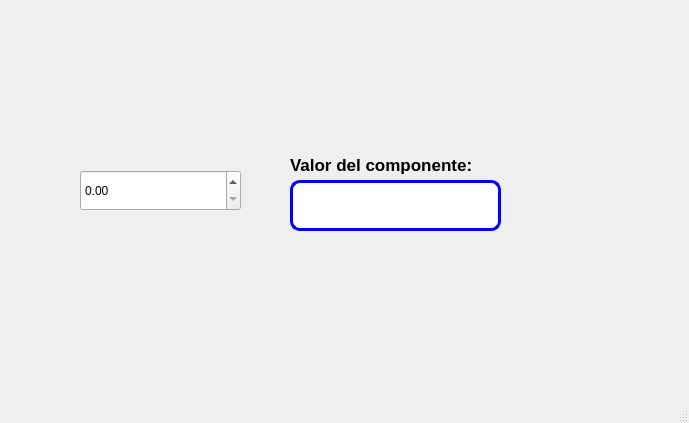
<?xml version="1.0" encoding="UTF-8"?>
<ui version="4.0">
 <class>MainWindow</class>
 <widget class="QMainWindow" name="MainWindow">
  <property name="geometry">
   <rect>
    <x>0</x>
    <y>0</y>
    <width>689</width>
    <height>423</height>
   </rect>
  </property>
  <property name="windowTitle">
   <string>MainWindow</string>
  </property>
  <widget class="QWidget" name="centralwidget">
   <widget class="QLabel" name="label">
    <property name="geometry">
     <rect>
      <x>290</x>
      <y>150</y>
      <width>211</width>
      <height>31</height>
     </rect>
    </property>
    <property name="font">
     <font>
      <pointsize>13</pointsize>
     </font>
    </property>
    <property name="text">
     <string>&lt;html&gt;&lt;head/&gt;&lt;body&gt;&lt;p&gt;&lt;span style=&quot; font-weight:600;&quot;&gt;Valor del componente:&lt;/span&gt;&lt;/p&gt;&lt;/body&gt;&lt;/html&gt;</string>
    </property>
   </widget>
   <widget class="QLineEdit" name="lineEdit">
    <property name="geometry">
     <rect>
      <x>290</x>
      <y>180</y>
      <width>211</width>
      <height>51</height>
     </rect>
    </property>
    <property name="font">
     <font>
      <pointsize>11</pointsize>
     </font>
    </property>
    <property name="styleSheet">
     <string notr="true">border: 3px solid blue;
border-radius:10px</string>
    </property>
    <property name="text">
     <string/>
    </property>
   </widget>
   <widget class="QDoubleSpinBox" name="doubleSpinBox">
    <property name="geometry">
     <rect>
      <x>80</x>
      <y>170</y>
      <width>161</width>
      <height>41</height>
     </rect>
    </property>
   </widget>
   <widget class="QLabel" name="label_3">
    <property name="geometry">
     <rect>
      <x>0</x>
      <y>0</y>
      <width>171</width>
      <height>51</height>
     </rect>
    </property>
    <property name="text">
     <string/>
    </property>
    <property name="pixmap">
     <pixmap>../../../3D Objects/UAT.png</pixmap>
    </property>
    <property name="scaledContents">
     <bool>true</bool>
    </property>
   </widget>
   <widget class="QLabel" name="label_4">
    <property name="geometry">
     <rect>
      <x>530</x>
      <y>0</y>
      <width>161</width>
      <height>51</height>
     </rect>
    </property>
    <property name="text">
     <string/>
    </property>
    <property name="pixmap">
     <pixmap>../../../3D Objects/facultad_ingenieria_tampico.png</pixmap>
    </property>
    <property name="scaledContents">
     <bool>true</bool>
    </property>
   </widget>
   <widget class="QLabel" name="label_2">
    <property name="geometry">
     <rect>
      <x>580</x>
      <y>290</y>
      <width>91</width>
      <height>81</height>
     </rect>
    </property>
    <property name="font">
     <font>
      <pointsize>8</pointsize>
     </font>
    </property>
    <property name="cursor">
     <cursorShape>ArrowCursor</cursorShape>
    </property>
    <property name="styleSheet">
     <string notr="true"/>
    </property>
    <property name="text">
     <string/>
    </property>
    <property name="pixmap">
     <pixmap>../../../3D Objects/Castor.jpg</pixmap>
    </property>
    <property name="scaledContents">
     <bool>true</bool>
    </property>
   </widget>
  </widget>
  <widget class="QMenuBar" name="menubar">
   <property name="geometry">
    <rect>
     <x>0</x>
     <y>0</y>
     <width>689</width>
     <height>21</height>
    </rect>
   </property>
  </widget>
  <widget class="QStatusBar" name="statusbar"/>
 </widget>
 <resources>
  <include location="../Archivos/Recursos.qrc"/>
 </resources>
 <connections/>
</ui>
